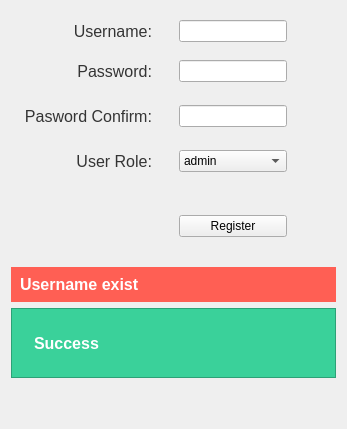
                <widget class="QWidget" name="user_register_tab">
                 <attribute name="title">
                  <string>register user</string>
                 </attribute>
                 <layout class="QVBoxLayout" name="verticalLayout_41">
                  <item>
                   <widget class="QFrame" name="gridFrame_2">
                    <property name="styleSheet">
                     <string notr="true">QLabel{
	font-size: 16px;
	color: rgb(52, 52, 52);
	padding-right: 20px;
	
}


QLineEdit
{
	max-width: 300px;

}</string>
                    </property>
                    <layout class="QGridLayout" name="gridLayout_9">
                     <property name="spacing">
                      <number>3</number>
                     </property>
                     <item row="6" column="1">
                      <widget class="QComboBox" name="userpage_user_role_combobox">
                       <item>
                        <property name="text">
                         <string>admin</string>
                        </property>
                       </item>
                      </widget>
                     </item>
                     <item row="5" column="0">
                      <spacer name="verticalSpacer_15">
                       <property name="orientation">
                        <enum>Qt::Vertical</enum>
                       </property>
                       <property name="sizeType">
                        <enum>QSizePolicy::Maximum</enum>
                       </property>
                       <property name="sizeHint" stdset="0">
                        <size>
                         <width>20</width>
                         <height>20</height>
                        </size>
                       </property>
                      </spacer>
                     </item>
                     <item row="2" column="1">
                      <widget class="QLineEdit" name="userpage_password_inpt"/>
                     </item>
                     <item row="0" column="1">
                      <widget class="QLineEdit" name="userpage_username_inpt"/>
                     </item>
                     <item row="6" column="0">
                      <widget class="QLabel" name="label_62">
                       <property name="text">
                        <string>User Role:</string>
                       </property>
                       <property name="alignment">
                        <set>Qt::AlignRight|Qt::AlignTrailing|Qt::AlignVCenter</set>
                       </property>
                      </widget>
                     </item>
                     <item row="0" column="0">
                      <widget class="QLabel" name="label_64">
                       <property name="text">
                        <string>Username:</string>
                       </property>
                       <property name="alignment">
                        <set>Qt::AlignRight|Qt::AlignTrailing|Qt::AlignVCenter</set>
                       </property>
                      </widget>
                     </item>
                     <item row="4" column="1">
                      <widget class="QLineEdit" name="userpage_confirm_password_inpt">
                       <property name="styleSheet">
                        <string notr="true"/>
                       </property>
                      </widget>
                     </item>
                     <item row="2" column="0">
                      <widget class="QLabel" name="label_65">
                       <property name="text">
                        <string>Password:</string>
                       </property>
                       <property name="alignment">
                        <set>Qt::AlignRight|Qt::AlignTrailing|Qt::AlignVCenter</set>
                       </property>
                      </widget>
                     </item>
                     <item row="0" column="2">
                      <spacer name="horizontalSpacer_23">
                       <property name="orientation">
                        <enum>Qt::Horizontal</enum>
                       </property>
                       <property name="sizeHint" stdset="0">
                        <size>
                         <width>40</width>
                         <height>20</height>
                        </size>
                       </property>
                      </spacer>
                     </item>
                     <item row="3" column="0">
                      <spacer name="verticalSpacer_13">
                       <property name="orientation">
                        <enum>Qt::Vertical</enum>
                       </property>
                       <property name="sizeType">
                        <enum>QSizePolicy::Maximum</enum>
                       </property>
                       <property name="sizeHint" stdset="0">
                        <size>
                         <width>20</width>
                         <height>20</height>
                        </size>
                       </property>
                      </spacer>
                     </item>
                     <item row="4" column="0">
                      <widget class="QLabel" name="label_66">
                       <property name="text">
                        <string>Pasword Confirm:</string>
                       </property>
                       <property name="alignment">
                        <set>Qt::AlignRight|Qt::AlignTrailing|Qt::AlignVCenter</set>
                       </property>
                      </widget>
                     </item>
                     <item row="7" column="0">
                      <spacer name="verticalSpacer_16">
                       <property name="orientation">
                        <enum>Qt::Vertical</enum>
                       </property>
                       <property name="sizeType">
                        <enum>QSizePolicy::Maximum</enum>
                       </property>
                       <property name="sizeHint" stdset="0">
                        <size>
                         <width>20</width>
                         <height>40</height>
                        </size>
                       </property>
                      </spacer>
                     </item>
                     <item row="1" column="0">
                      <spacer name="verticalSpacer_18">
                       <property name="orientation">
                        <enum>Qt::Vertical</enum>
                       </property>
                       <property name="sizeType">
                        <enum>QSizePolicy::Maximum</enum>
                       </property>
                       <property name="sizeHint" stdset="0">
                        <size>
                         <width>20</width>
                         <height>15</height>
                        </size>
                       </property>
                      </spacer>
                     </item>
                     <item row="8" column="1">
                      <widget class="QPushButton" name="userspage_add_user_btn">
                       <property name="styleSheet">
                        <string notr="true">max-width: 120px;</string>
                       </property>
                       <property name="text">
                        <string>Register</string>
                       </property>
                       <property name="icon">
                        <iconset>
                         <normaloff>:/assets/Assets/icons/icons8-plus-white-50.png</normaloff>:/assets/Assets/icons/icons8-plus-white-50.png</iconset>
                       </property>
                      </widget>
                     </item>
                    </layout>
                   </widget>
                  </item>
                  <item>
                   <spacer name="verticalSpacer_21">
                    <property name="orientation">
                     <enum>Qt::Vertical</enum>
                    </property>
                    <property name="sizeType">
                     <enum>QSizePolicy::Maximum</enum>
                    </property>
                    <property name="sizeHint" stdset="0">
                     <size>
                      <width>20</width>
                      <height>15</height>
                     </size>
                    </property>
                   </spacer>
                  </item>
                  <item>
                   <widget class="QLabel" name="userspage_register_error_lbl">
                    <property name="minimumSize">
                     <size>
                      <width>310</width>
                      <height>35</height>
                     </size>
                    </property>
                    <property name="styleSheet">
                     <string notr="true">font-size: 16px;
font-weight: bold;
color: #ffffff;
background-color: rgb(255, 95, 84);
padding:5px;

min-width: 300px;
max-width: 16777px;
</string>
                    </property>
                    <property name="text">
                     <string>Username exist</string>
                    </property>
                   </widget>
                  </item>
                  <item>
                   <widget class="QFrame" name="userspage_register_success_frame">
                    <property name="styleSheet">
                     <string notr="true">QFrame{
background-color: rgb(58, 209, 154);
}</string>
                    </property>
                    <property name="frameShape">
                     <enum>QFrame::StyledPanel</enum>
                    </property>
                    <property name="frameShadow">
                     <enum>QFrame::Raised</enum>
                    </property>
                    <layout class="QHBoxLayout" name="horizontalLayout_39">
                     <item>
                      <widget class="QLabel" name="label_88">
                       <property name="maximumSize">
                        <size>
                         <width>50</width>
                         <height>50</height>
                        </size>
                       </property>
                       <property name="text">
                        <string/>
                       </property>
                       <property name="pixmap">
                        <pixmap>:/assets/icons/icons8-check-150.png</pixmap>
                       </property>
                       <property name="scaledContents">
                        <bool>true</bool>
                       </property>
                      </widget>
                     </item>
                     <item>
                      <widget class="QLabel" name="userspage_register_success_lbl">
                       <property name="minimumSize">
                        <size>
                         <width>0</width>
                         <height>50</height>
                        </size>
                       </property>
                       <property name="styleSheet">
                        <string notr="true">font-size: 16px;
font-weight: bold;
color: #ffffff;

</string>
                       </property>
                       <property name="text">
                        <string>Success</string>
                       </property>
                       <property name="scaledContents">
                        <bool>false</bool>
                       </property>
                      </widget>
                     </item>
                     <item>
                      <spacer name="horizontalSpacer_70">
                       <property name="orientation">
                        <enum>Qt::Horizontal</enum>
                       </property>
                       <property name="sizeHint" stdset="0">
                        <size>
                         <width>40</width>
                         <height>20</height>
                        </size>
                       </property>
                      </spacer>
                     </item>
                    </layout>
                   </widget>
                  </item>
                  <item>
                   <spacer name="verticalSpacer_19">
                    <property name="orientation">
                     <enum>Qt::Vertical</enum>
                    </property>
                    <property name="sizeHint" stdset="0">
                     <size>
                      <width>20</width>
                      <height>40</height>
                     </size>
                    </property>
                   </spacer>
                  </item>
                 </layout>
                </widget>
